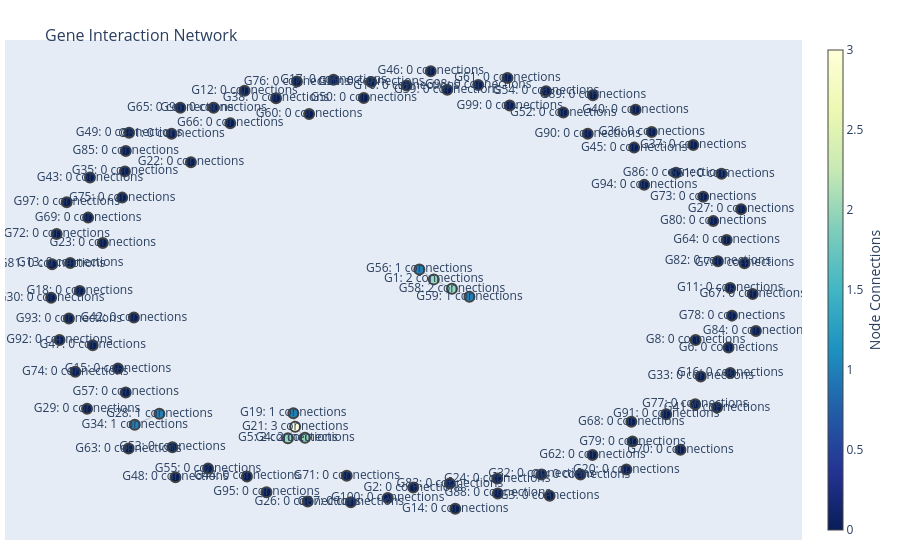

Here is the notebook cell this chart was saved with:
### Code cell
import plotly.graph_objs as go
from networkx.readwrite import json_graph

# Create a Plotly figure
edge_trace = go.Scatter(
    x=[],
    y=[],
    line=dict(width=0.5, color='#888'),
    hoverinfo='none',
    mode='lines')

for edge in G.edges():
    x0, y0 = pos[edge[0]]
    x1, y1 = pos[edge[1]]
    edge_trace['x'] += (x0, x1, None)
    edge_trace['y'] += (y0, y1, None)

node_trace = go.Scatter(
    x=[],
    y=[],
    text=[],
    mode='markers+text',
    hoverinfo='text',
    marker=dict(
        showscale=True,
        colorscale='YlGnBu',
        reversescale=True,
        color=[],
        size=10,
        colorbar=dict(
            thickness=15,
            title='Node Connections',
            xanchor='left',
            titleside='right'
        ),
        line_width=2))

for node in G.nodes():
    x, y = pos[node]
    node_trace['x'] += (x,)
    node_trace['y'] += (y,)

# Color nodes by degree
node_adjacencies = []
node_text = []
for node, adjacencies in G.adjacency():
    node_adjacencies.append(len(adjacencies))
    node_text.append(f"{node}: {len(adjacencies)} connections")

node_trace.marker.color = node_adjacencies
node_trace.text = node_text

fig = go.Figure(data=[edge_trace, node_trace],
             layout=go.Layout(
                title='<br>Gene Interaction Network',
                titlefont_size=16,
                showlegend=False,
                hovermode='closest',
                margin=dict(b=20,l=5,r=5,t=40),
                annotations=[ dict(
                    text="",
                    showarrow=False,
                    xref="paper", yref="paper") ],
                xaxis=dict(showgrid=False, zeroline=False, showticklabels=False),
                yaxis=dict(showgrid=False, zeroline=False, showticklabels=False))
                )

fig.show()
# Get edge list
edge_list = nx.to_pandas_edgelist(G)
edge_list.to_csv('gene_interaction_edges.csv', index=False)
edge_list

### Figure 1 — Plotly figure (JSON) as saved in the notebook; plotly's stock layout.template omitted (floating-point values rounded to 4 significant figures)
{"data": [{"hoverinfo": "none", "line": {"color": "#888", "width": 0.5}, "mode": "lines", "type": "scatter", "x": [0.09225, 0.05205, null, 0.09225, 0.1429, null, -0.2994, -0.2944, null, -0.2944, -0.2669, null, -0.2944, -0.3146, null, -0.673, -0.7417, null, -0.2669, -0.3146, null, 0.1429, 0.1918, null], "y": [0.04342, 0.08886, null, 0.04342, 0.0006294, null, -0.5656, -0.6274, null, -0.6274, -0.6768, null, -0.6274, -0.6791, null, -0.568, -0.6178, null, -0.6768, -0.6791, null, 0.0006294, -0.03584, null]}, {"hoverinfo": "text", "marker": {"color": [2, 0, 0, 0, 0, 0, 0, 0, 0, 0, 0, 1, 0, 0, 3, 0, 0, 0, 0, 0, 0, 1, 0, 0, 0, 0, 0, 0, 1, 0, 0, 0, 0, 0, 2, 0, 0, 0, 0, 0, 0, 0, 0, 0, 0, 2, 0, 0, 0, 0, 0, 0, 1, 0, 2, 1, 0, 0, 0, 0, 0, 0, 0, 0, 0, 0, 0, 0, 0, 0, 0, 0, 0, 0, 0, 0, 0, 0, 0, 0, 0, 0, 0, 0, 0, 0, 0, 0, 0, 0, 0, 0, 0, 0, 0, 0, 0, 0, 0, 0], "colorbar": {"thickness": 15, "title": {"side": "right", "text": "Node Connections"}, "xanchor": "left"}, "colorscale": [[0, "rgb(255,255,217)"], [0.125, "rgb(237,248,177)"], [0.25, "rgb(199,233,180)"], [0.375, "rgb(127,205,187)"], [0.5, "rgb(65,182,196)"], [0.625, "rgb(29,145,192)"], [0.75, "rgb(34,94,168)"], [0.875, "rgb(37,52,148)"], [1, "rgb(8,29,88)"]], "line": {"width": 2}, "reversescale": true, "showscale": true, "size": 10}, "mode": "markers+text", "text": ["G1: 2 connections", "G10: 0 connections", "G100: 0 connections", "G11: 0 connections", "G12: 0 connections", "G13: 0 connections", "G14: 0 connections", "G15: 0 connections", "G16: 0 connections", "G17: 0 connections", "G18: 0 connections", "G19: 1 connections", "G2: 0 connections", "G20: 0 connections", "G21: 3 connections", "G22: 0 connections", "G23: 0 connections", "G24: 0 connections", "G25: 0 connections", "G26: 0 connections", "G27: 0 connections", "G28: 1 connections", "G29: 0 connections", "G3: 0 connections", "G30: 0 connections", "G31: 0 connections", "G32: 0 connections", "G33: 0 connections", "G34: 1 connections", "G35: 0 connections", "G36: 0 connections", "G37: 0 connections", "G38: 0 connections", "G39: 0 connections", "G4: 2 connections", "G40: 0 connections", "G41: 0 connections", "G42: 0 connections", "G43: 0 connections", "G44: 0 connections", "G45: 0 connections", "G46: 0 connections", "G47: 0 connections", "G48: 0 connections", "G49: 0 connections", "G5: 2 connections", "G50: 0 connections", "G51: 0 connections", "G52: 0 connections", "G53: 0 connections", "G54: 0 connections", "G55: 0 connections", "G56: 1 connections", "G57: 0 connections", "G58: 2 connections", "G59: 1 connections", "G6: 0 connections", "G60: 0 connections", "G61: 0 connections", "G62: 0 connections", "G63: 0 connections", "G64: 0 connections", "G65: 0 connections", "G66: 0 connections", "G67: 0 connections", "G68: 0 connections", "G69: 0 connections", "G7: 0 connections", "G70: 0 connections", "G71: 0 connections", "G72: 0 connections", "G73: 0 connections", "G74: 0 connections", "G75: 0 connections", "G76: 0 connections", "G77: 0 connections", "G78: 0 connections", "G79: 0 connections", "G8: 0 connections", "G80: 0 connections", "G81: 0 connections", "G82: 0 connections", "G83: 0 connections", "G84: 0 connections", "G85: 0 connections", "G86: 0 connections", "G87: 0 connections", "G88: 0 connections", "G89: 0 connections", "G9: 0 connections", "G90: 0 connections", "G91: 0 connections", "G92: 0 connections", "G93: 0 connections", "G94: 0 connections", "G95: 0 connections", "G96: 0 connections", "G97: 0 connections", "G98: 0 connections", "G99: 0 connections"], "type": "scatter", "x": [0.09225, 0.01642, -0.03608, 0.9191, -0.4354, -0.9217, 0.1523, -0.7886, 0.9193, -0.1874, -0.8952, -0.2994, 0.03513, 0.6295, -0.2944, -0.5851, -0.831, 0.2693, -0.082, -0.2594, 0.9495, -0.673, -0.8748, 0.4154, -0.9751, -0.6391, 0.3928, 0.8369, -0.7417, -0.7692, 0.7001, 0.8161, -0.3477, 0.1298, -0.2669, 0.6551, 0.8825, -0.7442, -0.8667, -0.4288, 0.6512, 0.08385, -0.859, -0.6282, -0.7575, -0.3146, -0.103, 0.8948, 0.4537, -0.6367, 0.4054, -0.5372, 0.05205, -0.7671, 0.1429, 0.1918, 0.9144, -0.2554, 0.2978, 0.535, -0.759, 0.9092, -0.6147, -0.4754, 0.9818, 0.6433, -0.8718, 0.9591, 0.7803, -0.1506, -0.9596, 0.8438, -0.9076, -0.7768, -0.2894, 0.8215, 0.9241, 0.6466, 0.8227, 0.8718, -0.9724, 0.8848, 0.1372, 0.9908, -0.7668, 0.7679, -0.139, 0.2708, 0.5362, 0.5016, 0.5217, 0.7406, -0.9517, -0.9254, 0.6792, -0.3744, -0.5218, -0.9316, 0.2163, 0.3041], "y": [0.04342, 0.9253, -0.9508, 0.00404, 0.9011, 0.1176, -1, -0.362, -0.3824, 0.9518, -0.008879, -0.5656, -0.9038, -0.8217, -0.6274, 0.5764, 0.2085, -0.8629, 0.9412, -0.9674, 0.3624, -0.568, -0.5454, -0.9414, -0.03998, 0.7058, -0.844, -0.3979, -0.6178, 0.5348, 0.7143, 0.655, 0.8678, 0.9061, -0.6768, 0.8151, -0.5395, -0.1303, 0.5064, -0.8531, 0.6428, 0.9903, -0.2558, -0.8563, 0.7108, -0.6791, 0.8681, 0.5242, 0.8026, -0.7206, 0.8996, -0.8173, 0.08886, -0.4711, 0.0006294, -0.03584, -0.2667, 0.7957, 0.9592, -0.7553, -0.7264, 0.2223, 0.8241, 0.754, -0.0226, -0.6047, 0.3244, 0.1169, -0.7319, -0.8495, 0.2503, 0.4191, -0.3765, 0.4154, 0.9435, -0.5247, -0.1215, -0.6942, -0.2321, 0.3085, 0.112, 0.1261, -0.8854, -0.191, 0.6276, 0.5289, -0.9705, -0.9302, 0.881, -0.8446, 0.706, -0.57, -0.2326, -0.1349, 0.4734, -0.9254, 0.8238, 0.3943, 0.9281, 0.8341]}], "layout": {"annotations": [{"showarrow": false, "text": "", "xref": "paper", "yref": "paper"}], "autosize": true, "hovermode": "closest", "margin": {"b": 20, "l": 5, "r": 5, "t": 40}, "showlegend": false, "title": {"font": {"size": 16}, "text": "<br>Gene Interaction Network"}, "xaxis": {"autorange": true, "range": [-1.1, 1.115], "showgrid": false, "showticklabels": false, "type": "linear", "zeroline": false}, "yaxis": {"autorange": true, "range": [-1.164, 1.155], "showgrid": false, "showticklabels": false, "type": "linear", "zeroline": false}}}
